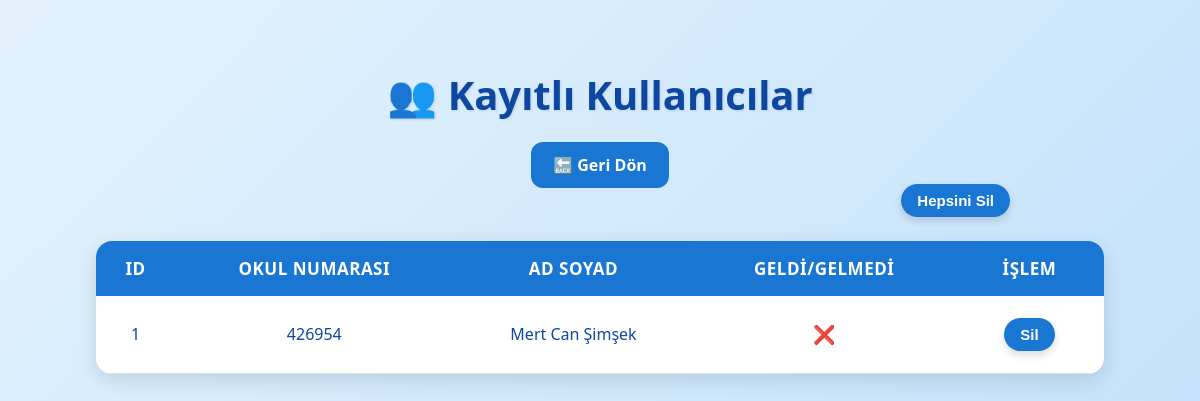
The page /kullanicilar (signed in) on the database as committed earlier.
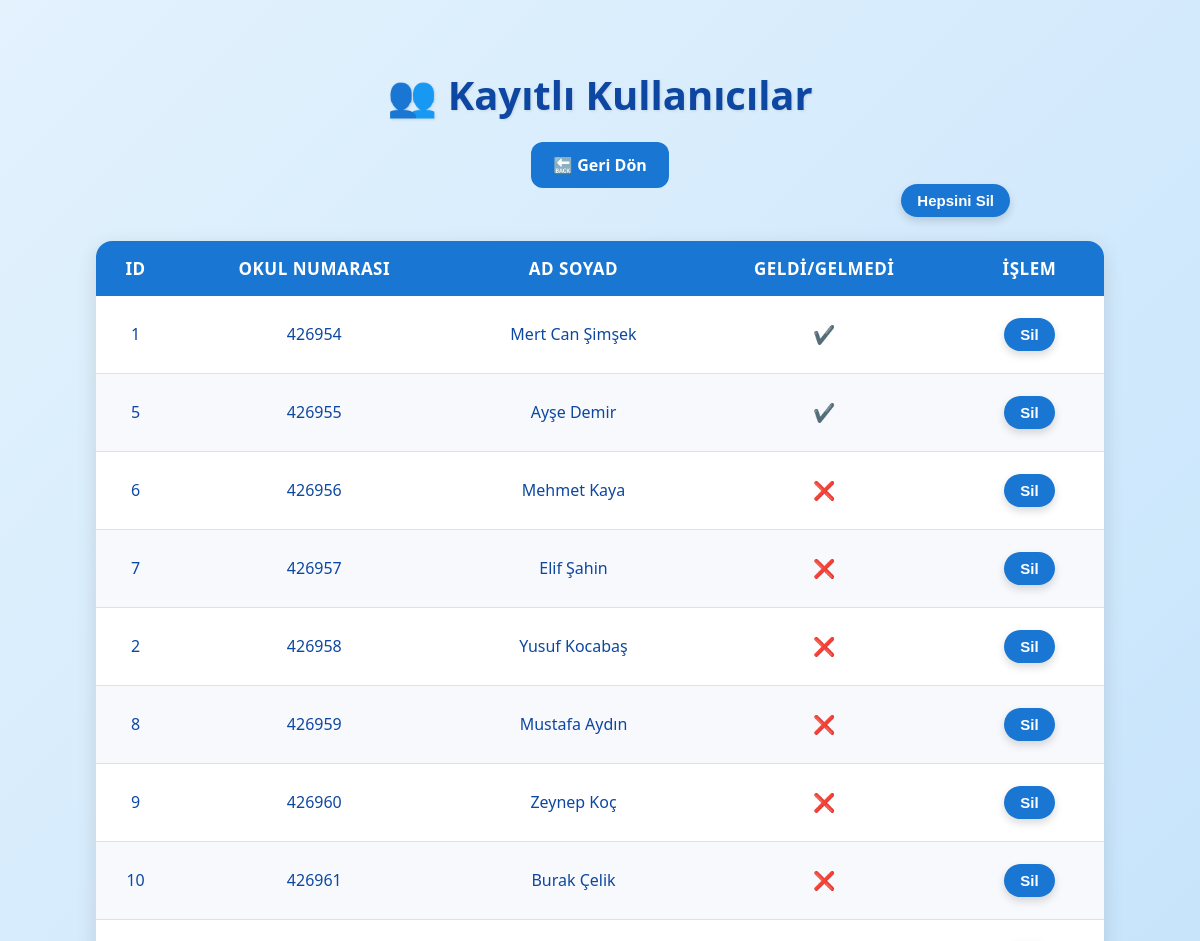
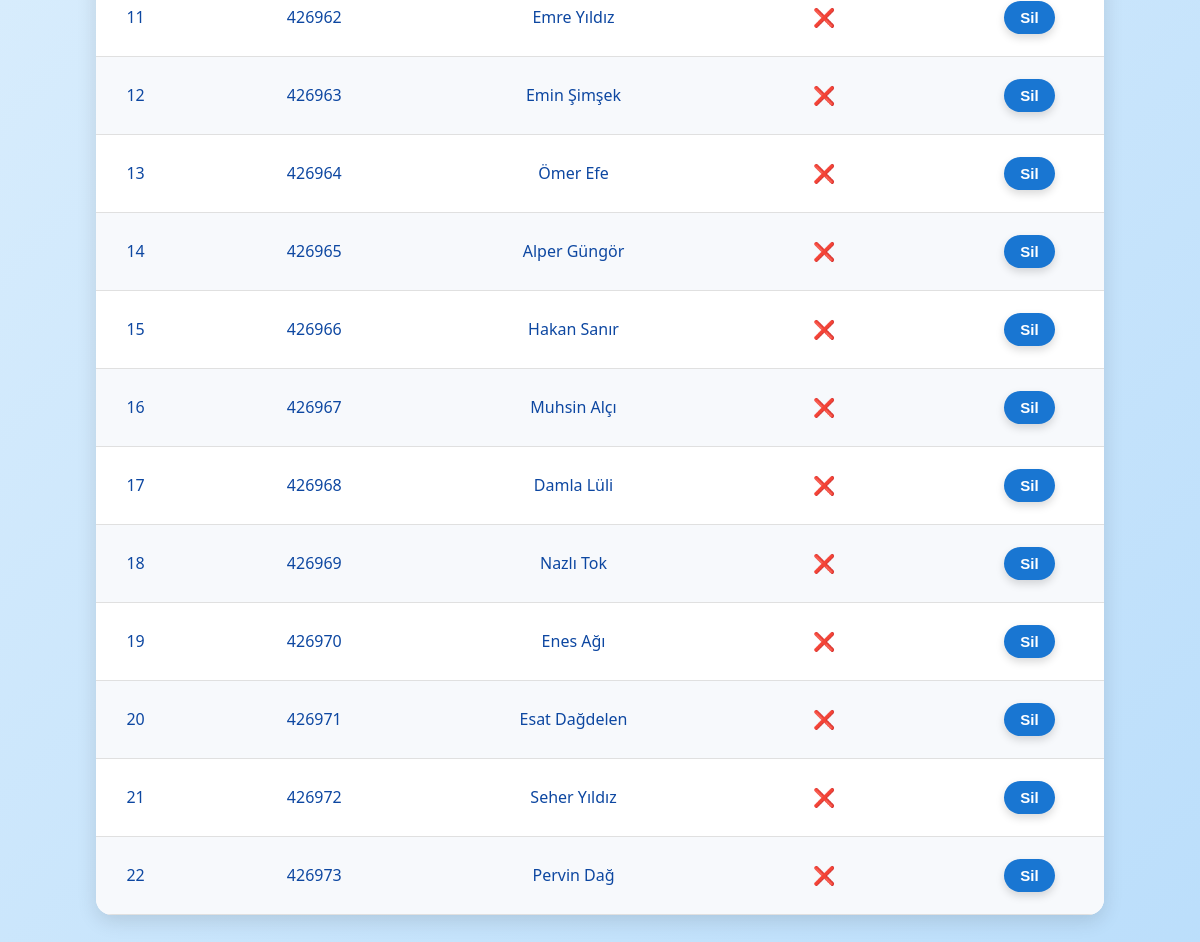
The same page on the database as committed later (2 pictures, top to bottom).
### tables this page shows
CREATE TABLE students (
            id INTEGER PRIMARY KEY AUTOINCREMENT,
            student_number TEXT UNIQUE NOT NULL,
            name TEXT,
            password_hash TEXT NOT NULL
        );

CREATE TABLE attendance (
            id INTEGER PRIMARY KEY AUTOINCREMENT,
            student_id INTEGER,
            student_name TEXT NOT NULL,
            timestamp DATETIME DEFAULT CURRENT_TIMESTAMP, ip_address TEXT,
            FOREIGN KEY(student_id) REFERENCES students(id)
        );

### app.py (the view)
@app.route('/kullanicilar')
@teacher_required
def kullanicilar():
    conn = get_db()
    rows = conn.execute("""
        SELECT s.id, s.student_number, s.name, a.id as attendance_id
        FROM students s
        LEFT JOIN attendance a
            ON s.id = a.student_id
            AND date(a.timestamp) = date('now')
        ORDER BY s.student_number ASC
    """).fetchall()
    kullanicilar = []
    for r in rows:
        kullanicilar.append({
            "id": r['id'],
            "student_number": r['student_number'],
            "name": r['name'],
            "attendance": r['attendance_id'] is not None  # Yoklama verildiyse True
        })
    conn.close()
    return render_template('kullanicilar.html', kullanicilar=kullanicilar)

### app.py (called while the page is built)
def get_db():
    conn = sqlite3.connect(DB_PATH)
    conn.row_factory = sqlite3.Row
    return conn

def teacher_required(f):
    @wraps(f)
    def decorated(*args, **kwargs):
        if 'teacher' not in session:
            return redirect(url_for('teacher_login'))
        return f(*args, **kwargs)
    return decorated

### templates/kullanicilar.html (shortened to what this page needs)
<!DOCTYPE html>
<html lang="tr">
<head>
    <link rel="stylesheet" href="{{ url_for('static', filename='kullanicilar.css') }}">
</head>
<body>
    <h1>👥 Kayıtlı Kullanıcılar</h1>
    <a href="{{ url_for('dashboard') }}" class="button">🔙 Geri Dön</a>
    <div style="text-align: right; margin-bottom: 10px;">
        <form action="{{ url_for('kullanicilar_sil_tumu') }}" method="POST" onsubmit="return confirm('Tüm kullanıcıları silmek istediğine emin misin?');" style="display:inline;">
            <button type="submit" class="delete-btn1">Hepsini Sil</button>
        </form>
    </div>
    <table>
        <thead>
            <tr>
                <th>ID</th>
                <th>Okul Numarası</th>
                <th>Ad Soyad</th>
                <th>Geldi/Gelmedi</th>
                <th>İşlem</th>
            </tr>
        </thead>
        <tbody>
            {% for k in kullanicilar %}
            <tr>
                <td>{{ k['id'] }}</td>
                <td>{{ k['student_number'] }}</td>
                <td>{{ k['name'] }}</td>
                <td class="attendance-status">
                    {% if k.attendance %}
                        <span class="status success">✔️</span>
                    {% else %}
                        <span class="status fail">❌</span>
                    {% endif %}
                </td>
                <td>
                    <form action="{{ url_for('kullanici_sil', id=k['id']) }}" method="POST" style="display:inline;">
                        <button type="submit" class="delete-btn" onclick="return confirm('Silmek istediğine emin misin?')">Sil</button>
                    </form>
                </td>
            </tr>
            {% endfor %}
        </tbody>
    </table>
</body>
</html>

### static/kullanicilar.css (style rules this page uses)
body { font-family: "Segoe UI", Tahoma, Geneva, Verdana, sans-serif; background: linear-gradient(135deg, #e3f2fd, #bbdefb); margin: 0; padding: 40px; text-align: center; min-height: 100vh; color: #0d47a1; font-size: 18px; }
h1 { color: #0d47a1; font-size: 40px; font-weight: 700; margin-bottom: 30px; text-shadow: 1px 1px 3px rgba(0,0,0,0.1); }
a.button, button { background: #1976d2; color: white; border: none; border-radius: 12px; padding: 12px 22px; margin: 8px; text-decoration: none; font-weight: 600; font-size: 16px; cursor: pointer; transition: 0.3s; }
table { width: 90%; margin: 30px auto; border-collapse: collapse; background: white; border-radius: 16px; box-shadow: 0 6px 20px rgba(0,0,0,0.12); overflow: hidden; }
th { background: #1976d2; color: white; padding: 16px; font-size: 17px; letter-spacing: 0.5px; text-transform: uppercase; }
td { padding: 14px 16px; border-bottom: 1px solid #e0e0e0; font-size: 16px; }
tr:nth-child(even) { background-color: #f7f9fc; }
.delete-btn1 { background: #1976d2; color: white; border: none; border-radius: 30px; margin-right: 150px; margin-bottom: -50px; padding: 8px 16px; font-size: 15px; font-weight: 600; cursor: pointer; transition: 0.3s; box-shadow: 0 4px 8px rgba(0,0,0,0.15); text-decoration: none; }
.delete-btn { background: #1976d2; color: white; border: none; border-radius: 20px; padding: 8px 16px; font-size: 15px; font-weight: 600; cursor: pointer; transition: 0.3s; box-shadow: 0 4px 8px rgba(0,0,0,0.15); text-decoration: none; }
.attendance-status { text-align: center; font-size: 18px; }
.status.success { color: #28a745; font-weight: bold; }
.status.fail { color: #dc3545; font-weight: bold; }

Rows that differ between the two databases and show on the page:
no longer on this page (row unchanged): students: id "1", student_number "426954", name "Mert Can Şimşek"
added attendance: id "1", student_number "426954", name "Mert Can Şimşek"
added attendance: id "5", student_number "426955", name "Ayşe Demir"
added students: id "6", student_number "426956", name "Mehmet Kaya"
added students: id "7", student_number "426957", name "Elif Şahin"
added students: id "2", student_number "426958", name "Yusuf Kocabaş"
added students: id "8", student_number "426959", name "Mustafa Aydın"
added students: id "9", student_number "426960", name "Zeynep Koç"
added students: id "10", student_number "426961", name "Burak Çelik"
added students: id "11", student_number "426962", name "Emre Yıldız"
added students: id "12", student_number "426963", name "Emin Şimşek"
added students: id "13", student_number "426964", name "Ömer Efe"
added students: id "14", student_number "426965", name "Alper Güngör"
added students: id "15", student_number "426966", name "Hakan Sanır"
added students: id "16", student_number "426967", name "Muhsin Alçı"
added students: id "17", student_number "426968", name "Damla Lüli"
added students: id "18", student_number "426969", name "Nazlı Tok"
added students: id "19", student_number "426970", name "Enes Ağı"
added students: id "20", student_number "426971", name "Esat Dağdelen"
added students: id "21", student_number "426972", name "Seher Yıldız"
added students: id "22", student_number "426973", name "Pervin Dağ"
